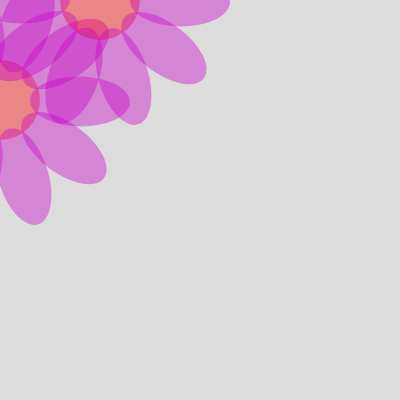
Frame 1 (no input)
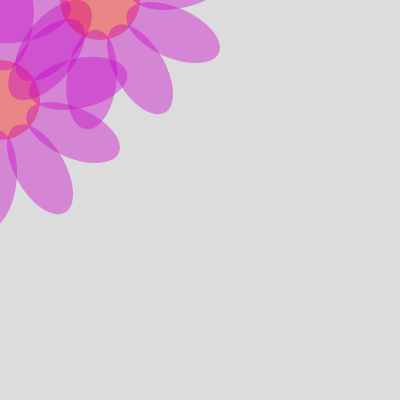
Frame 60 (no input)
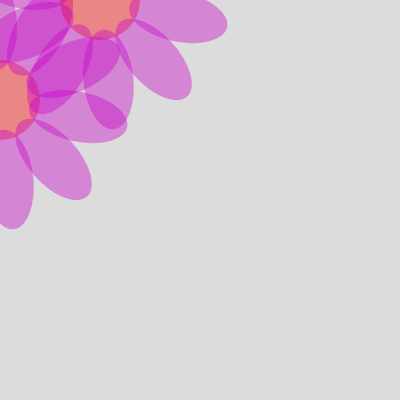
Frame 120 (the mouse pressed at the canvas centre since frame 60)

The p5.js sketch that drew these frames (run headless with seeded random() and noise() and a simulated clock; from frame 60 on, the mouse is pressed at the canvas centre):

// p5.js sketch
// ── sketch.js
let noPetal = 8;
function setup() {
  createCanvas(400, 400);
  angleMode(DEGREES);
}

function draw() {
  background(220);
drawFlower(10,0,100);
drawFlower(10,100,0);
 



function drawFlower(petals,x,y) {
   push();
//move origin
translate(x,y);
noStroke();
fill(255,0,0,100);
ellipse(0,0,80);
rotate(frameCount);

for (let i=0; i<petals; i++) {
rotate(360/petals);
fill(200,0,200,100);
noStroke();
ellipse(80,0,100,50);
}


  pop();

  }
}
